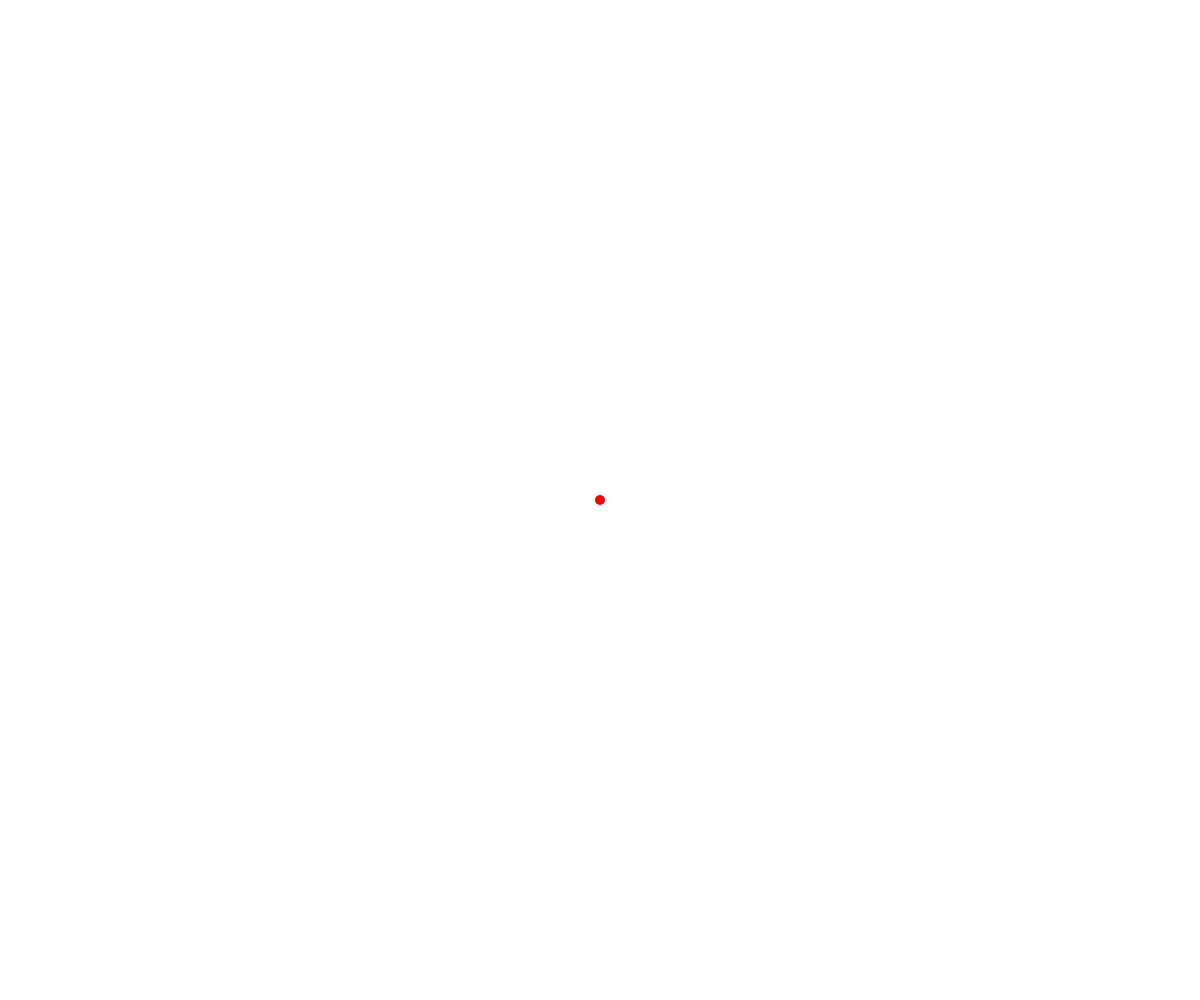
Frame 1 (no input)
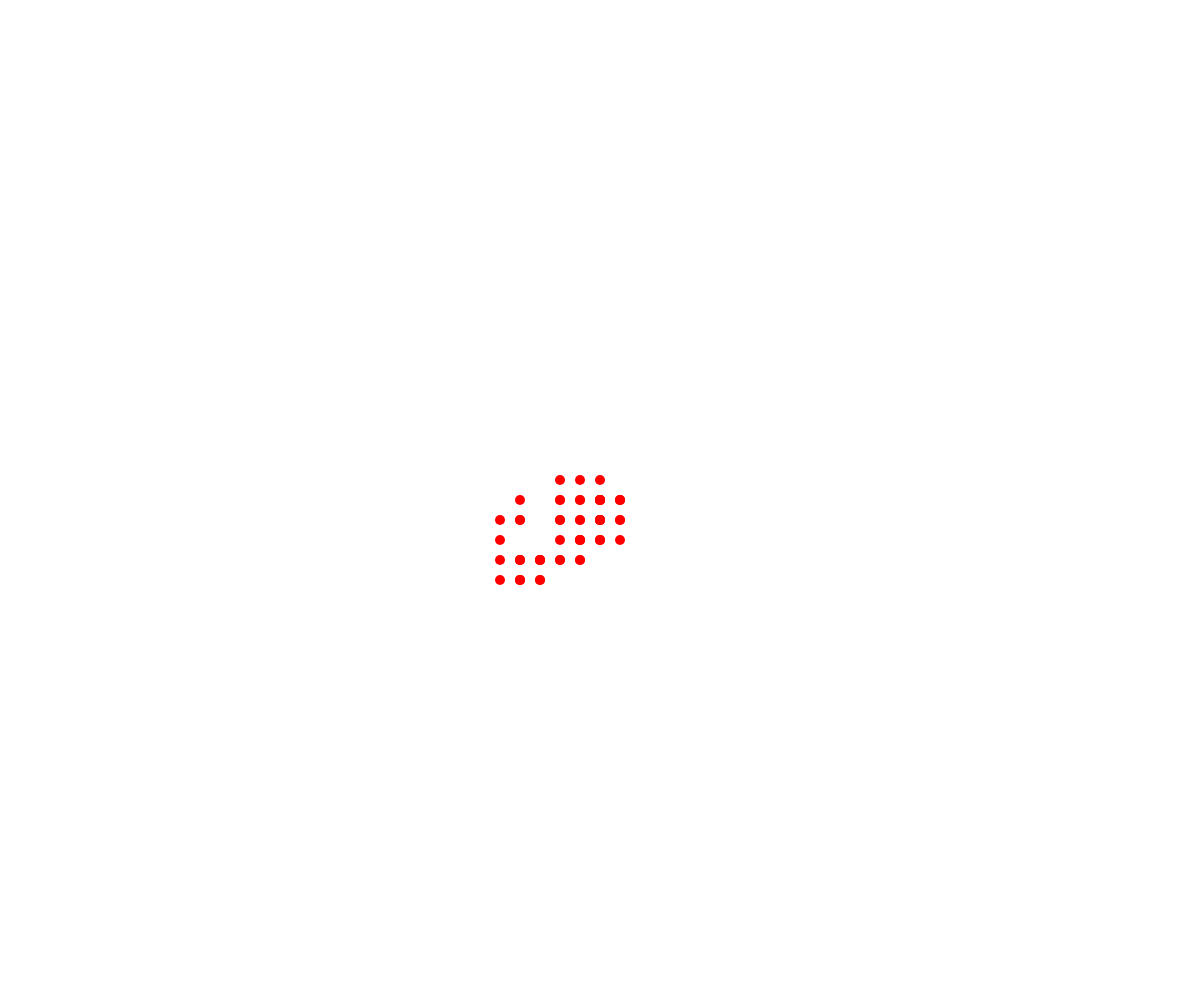
Frame 60 (no input)
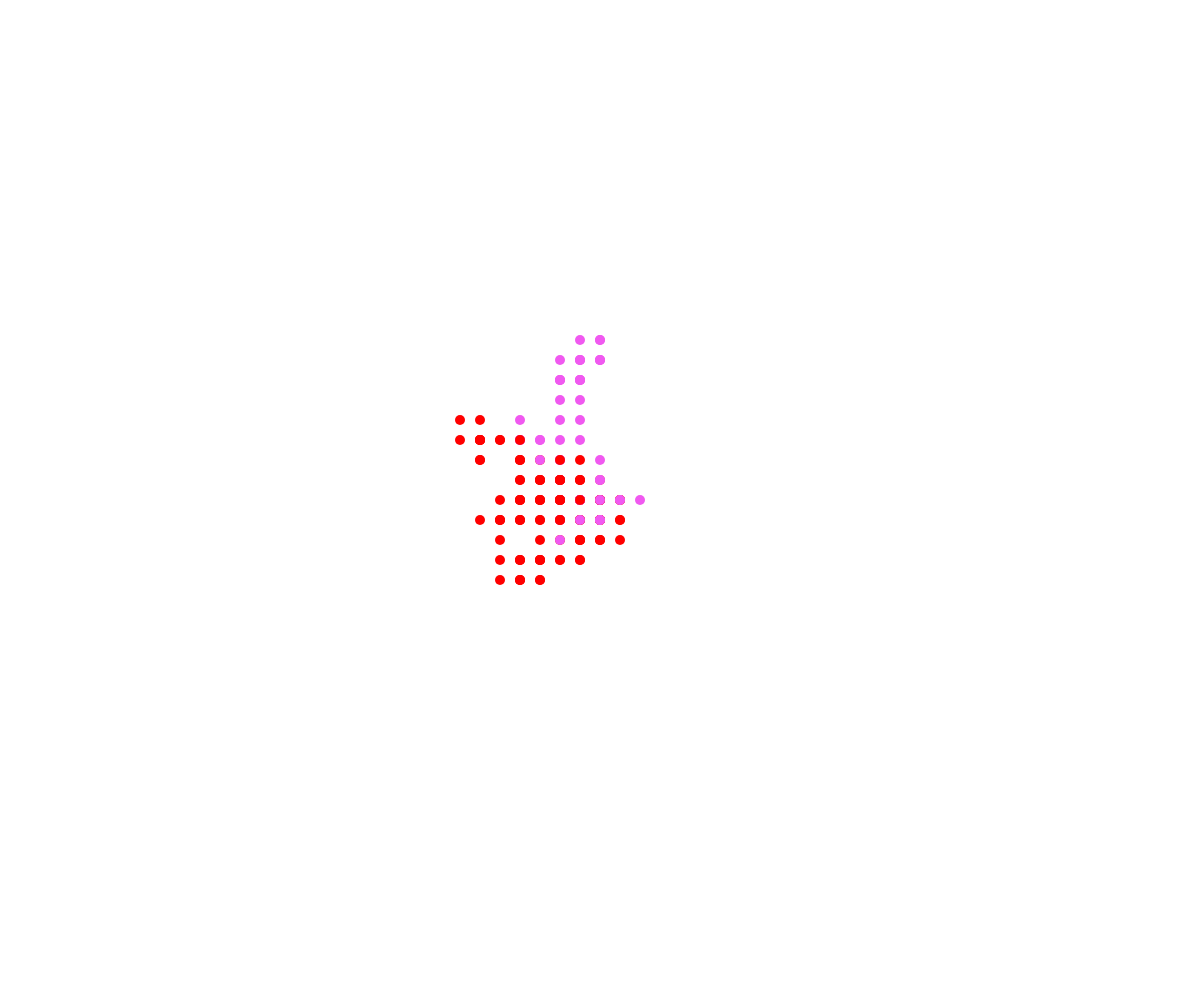
Frame 120 (the mouse pressed at the canvas centre since frame 60)

The p5.js sketch that drew these frames (run headless with seeded random() and noise() and a simulated clock; from frame 60 on, the mouse is pressed at the canvas centre):

// p5.js sketch
// ── sketch.js
// Project Title
// Your Name
// Date
//
// Extra for Experts:
// - describe what you did to take this project "above and beyond"

class Walker {
  constructor(x,y,theColor) {
    this.x = x;
    this.y = y;
    this.speed = 20;
    this.radius = 5;
    this.color = theColor;
  }

  display() {
    let r = random(255);
    let g = random(255);
    let b = random(255);
    //fill(r,g,b);
    fill(this.color);
    circle(this.x, this.y, this.radius * 2);
  }

  move() {
    let choice = random(100);
    // up
    if (choice < 25) {
      if (this.y > this.radius) {
        this.y -= this.speed;
      }
    }
    // down
    else if (choice < 50) {
      if (this.y < height - this.radius) {
        this.y += this.speed;
      }
    }
    // left
    else if (choice < 75) {
      if (this.x > this.radius) {
        this.x -= this.speed;
      }
    }
    else {
      if (this.x < width - this.radius)  {
        this.x += this.speed;
      }
    }
  }
}

let walkerArray = [];
let brentPeterson;

function setup() {
  createCanvas(windowWidth, windowHeight);
  let winston = new Walker(width/2, height/2, "red");
  walkerArray.push(winston);
}



function draw() {
  noStroke();
  for (let thewalker of walkerArray) {
    thewalker.display();
    thewalker.move();
  }

}

function mousePressed() {
  let randColor = color(random(255), random(255), random(255));
  let walker = new Walker(mouseX, mouseY, randColor);
  walkerArray.push(walker);
}
